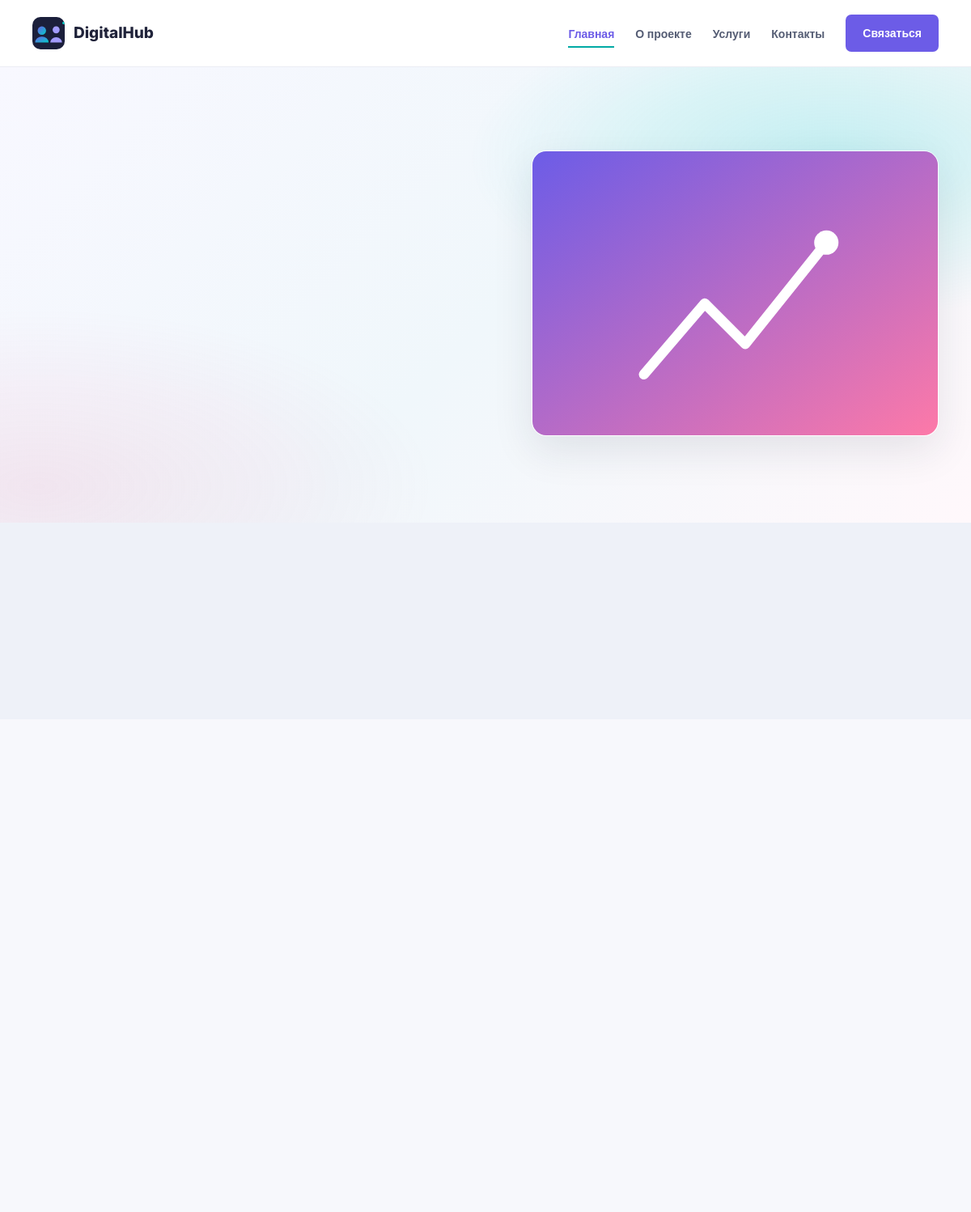
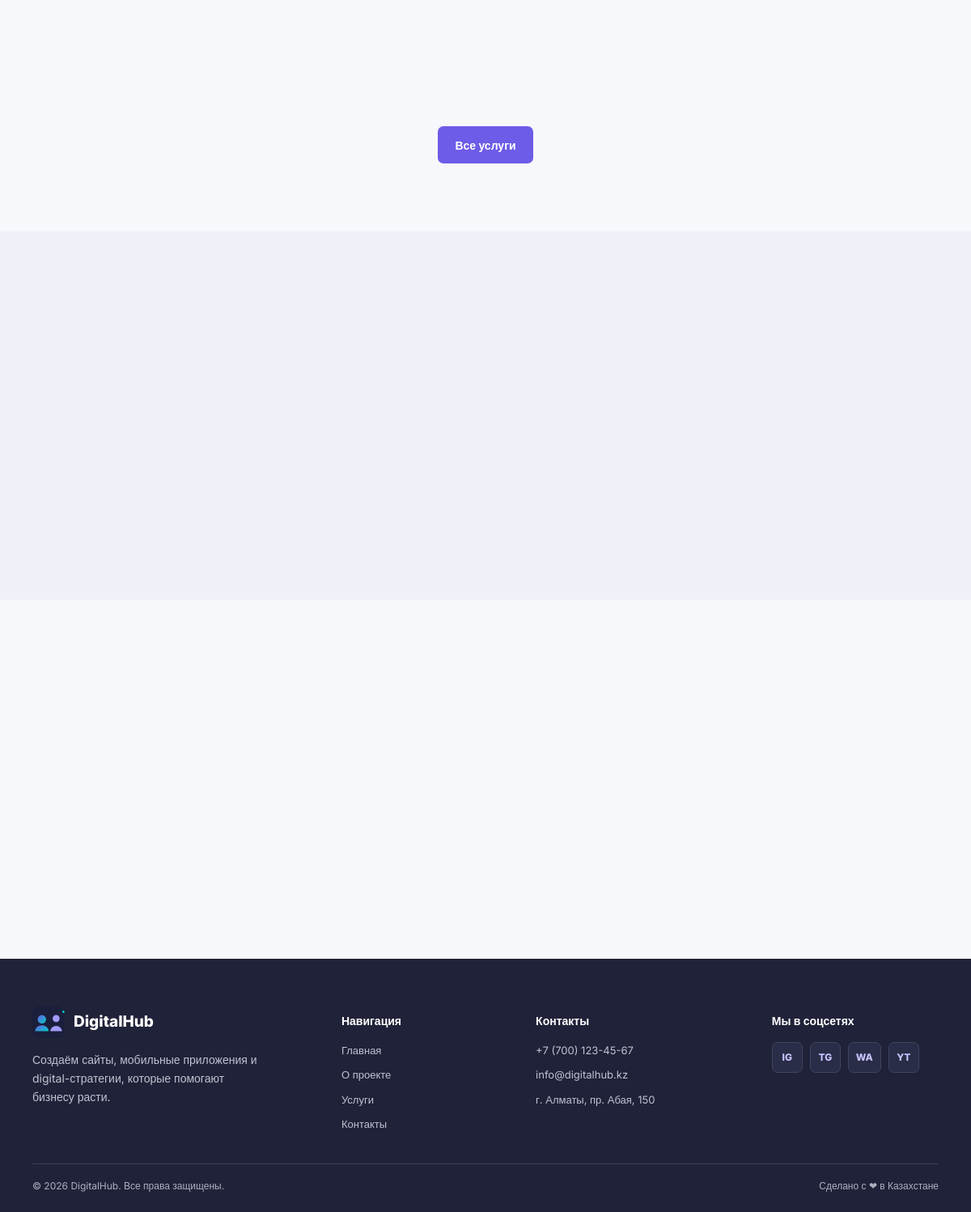
The page / on the database its author committed (2 pictures, top to bottom).
### config/models.py (models this page shows, shortened)
class CompanyInfo(models.Model):
	name = models.CharField('Название компании', max_length=200)
	description = models.TextField('Описание')
	logo = models.ImageField('Логотип', upload_to='logos/')
	phone = models.CharField('Номер телефона', max_length=50)
	email = models.EmailField('Email')
	address = models.CharField('Адрес', max_length=255)
	socials = models.TextField(
		'Ссылки на соцсети',
		blank=True,
		help_text='Каждая соцсеть с новой строки в формате: IG|https://instagram.com',
	)
	class Meta:
		verbose_name = 'Информация о компании'
		verbose_name_plural = 'Информация о компании'
	@property
	def phone_link(self):
		return ''.join(character for character in self.phone if character.isdigit() or character == '+')
	@property
	def socials_list(self):
		result = []
		for line in self.socials.splitlines():
			if '|' in line:
				label, url = line.split('|', 1)
				result.append({'label': label.strip(), 'url': url.strip()})
		return result

### pages/views.py (the view)
# urls.py: 2. Add a URL to urlpatterns:  path('', views.home, name='home')
def home(request):
	return render(request, 'index.html', {'services': Service.objects.all()[:3]})

### config/context_processors.py (called while the page is built)
def company(request):
    return {'company': CompanyInfo.objects.first()}

### templates/index.html (shortened to what this page needs)
{% extends 'base.html' %}
{% load static %}
{% block content %}
<main>
  <section class="hero">
    <div class="container hero__inner">
      <img src="{% static 'img/hero.svg' %}" alt="{{ company.name }}" class="hero__img">
    </div>
  </section>
  <section class="section section--alt">
    <div class="container">
      <div class="stats">
      </div>
    </div>
  </section>
  <section class="section">
    <div class="container">
      <div class="services">
      </div>
      <div class="section__more"><a href="{% url 'services' %}" class="btn btn-primary">Все услуги</a></div>
    </div>
  </section>
  <section class="section section--alt">
    <div class="container">
      <div class="features">
      </div>
    </div>
  </section>
  <section class="section">
    <div class="container">
    </div>
  </section>
</main>
{% endblock %}

### templates/header.html (shortened to what this page needs)
{% load static %}
<header class="header">
  <div class="container header__inner">
    <a href="{% url 'home' %}" class="logo">
      {% if company and company.logo %}<img src="{{ company.logo.url }}" alt="{{ company.name }}">{% endif %}
      <span>{{ company.name }}</span>
    </a>
    <nav class="nav">
      <ul class="nav__list">
        <li><a href="{% url 'home' %}" class="nav__link">Главная</a></li>
        <li><a href="{% url 'about' %}" class="nav__link">О проекте</a></li>
        <li><a href="{% url 'services' %}" class="nav__link">Услуги</a></li>
        <li><a href="{% url 'contacts' %}" class="nav__link">Контакты</a></li>
      </ul>
      <a href="{% url 'contacts' %}" class="btn btn-primary">Связаться</a>
    </nav>
  </div>
</header>

### templates/footer.html
{% load static %}
<footer class="footer">
  <div class="container">
    <div class="footer__grid">
      <div>
        <a href="{% url 'home' %}" class="logo">
          {% if company and company.logo %}<img src="{{ company.logo.url }}" alt="{{ company.name }}">{% endif %}
          <span>{{ company.name }}</span>
        </a>
        <p class="footer__desc">{{ company.description }}</p>
      </div>
      <div>
        <h4 class="footer__title">Навигация</h4>
        <ul class="footer__list">
          <li><a href="{% url 'home' %}">Главная</a></li>
          <li><a href="{% url 'about' %}">О проекте</a></li>
          <li><a href="{% url 'services' %}">Услуги</a></li>
          <li><a href="{% url 'contacts' %}">Контакты</a></li>
        </ul>
      </div>
      <div>
        <h4 class="footer__title">Контакты</h4>
        <ul class="footer__list">
          {% if company %}
          <li><a href="tel:{{ company.phone_link }}">{{ company.phone }}</a></li>
          <li><a href="mailto:{{ company.email }}">{{ company.email }}</a></li>
          <li>{{ company.address }}</li>
          {% endif %}
        </ul>
      </div>
      <div>
        <h4 class="footer__title">Мы в соцсетях</h4>
        <div class="socials">
          {% for s in company.socials_list %}
          <a href="{{ s.url }}" target="_blank" rel="noopener" aria-label="{{ s.label }}">{{ s.label }}</a>
          {% endfor %}
        </div>
      </div>
    </div>
    <div class="footer__bottom">
      <span>© 2026 {{ company.name }}. Все права защищены.</span>
      <span>Сделано с ❤ в Казахстане</span>
    </div>
  </div>
</footer>

### static/css/style.css (style rules this page uses)
:root { color-scheme: light; --ink: #20233a; --muted: #687087; --paper: #f7f8fc; --surface: #ffffff; --line: #e4e7f0; --violet: #6c5ce7; --cyan: #00a9a4; --pink: #e65d91; --shadow: 0 18px 50px rgba(32, 35, 58, 0.1); }
*, *::before, *::after { box-sizing: border-box; }
html { scroll-behavior: smooth; }
body { margin: 0; color: var(--ink); background: var(--paper); font-family: "Inter", sans-serif; font-size: 16px; line-height: 1.65; }
img { display: block; max-width: 100%; }
a { color: inherit; text-decoration: none; }
.container { width: min(1120px, calc(100% - 48px)); margin-inline: auto; }
.header { position: sticky; z-index: 20; top: 0; border-bottom: 1px solid rgba(228, 231, 240, 0.75); background: rgba(255, 255, 255, 0.92); backdrop-filter: blur(16px); transition: box-shadow 180ms ease; }
.header__inner, .logo, .nav, .nav__list, .hero__buttons, .service-card__footer, .section__more { display: flex; align-items: center; }
.header__inner { min-height: 82px; justify-content: space-between; gap: 28px; }
.logo { flex: 0 0 auto; gap: 11px; font-size: 19px; font-weight: 800; }
.logo img { width: 40px; height: 40px; border-radius: 10px; object-fit: cover; }
.nav { gap: 26px; }
.nav__list { gap: 26px; margin: 0; padding: 0; list-style: none; }
.nav__link { position: relative; color: #555d74; font-size: 14px; font-weight: 600; transition: color 160ms ease; }
.nav__link:hover, .nav__link.active { color: var(--violet); }
.nav__link.active::after { position: absolute; right: 0; bottom: -9px; left: 0; height: 2px; background: var(--cyan); content: ""; }
.btn { display: inline-flex; min-height: 46px; align-items: center; justify-content: center; padding: 10px 20px; border: 1px solid transparent; border-radius: 7px; background: var(--ink); color: white; cursor: pointer; font-size: 14px; font-weight: 700; transition: transform 160ms ease, box-shadow 160ms ease, background 160ms ease; }
.btn-primary { background: var(--violet); }
.hero { overflow: hidden; padding: 88px 0 92px; background: radial-gradient(ellipse at 86% 20%, rgba(0, 206, 201, 0.2), transparent 31%), radial-gradient(ellipse at 4% 92%, rgba(230, 93, 145, 0.12), transparent 30%), linear-gradient(135deg, #f8f8ff 0%, #f0f7fb 52%, #fff8fb 100%); }
.hero__inner { display: grid; grid-template-columns: 1.05fr 0.95fr; align-items: center; gap: 60px; }
.hero__img { width: 100%; border: 1px solid rgba(255, 255, 255, 0.85); border-radius: 18px; box-shadow: var(--shadow); }
.section { padding: 84px 0; }
.section--alt { background: #eef1f8; }
.stats { display: grid; grid-template-columns: repeat(4, 1fr); gap: 22px; text-align: center; }
.services { display: grid; grid-template-columns: repeat(3, minmax(0, 1fr)); align-items: stretch; gap: 22px; }
.section__more { justify-content: center; margin-top: 30px; }
.features { display: grid; grid-template-columns: repeat(3, minmax(0, 1fr)); gap: 22px; }
.socials { display: flex; flex-wrap: wrap; gap: 9px; }
.socials a { display: inline-grid; min-width: 38px; height: 38px; padding: 0 9px; place-items: center; border: 1px solid var(--line); border-radius: 7px; background: white; color: var(--violet); font-size: 12px; font-weight: 800; }
.footer { padding: 58px 0 22px; background: #202239; color: #fff; }
.footer__grid { display: grid; grid-template-columns: 1.35fr 0.8fr 1fr 0.8fr; gap: 34px; padding-bottom: 37px; }
.footer .logo { margin-bottom: 15px; }
.footer__desc { max-width: 290px; margin: 0; color: #c0c3d2; font-size: 14px; }
.footer__title { margin: 7px 0 15px; font-size: 14px; }
.footer__list { display: grid; gap: 9px; margin: 0; padding: 0; color: #c0c3d2; font-size: 13px; list-style: none; }
.footer .socials a { border-color: #41445e; background: #2a2d47; color: #c8c3ff; }
.footer__bottom { display: flex; justify-content: space-between; gap: 18px; padding-top: 17px; border-top: 1px solid #3c3e55; color: #aeb1c1; font-size: 12px; }

### rows shown on the page
CompanyInfo: logo (picture), name "DigitalHub", description "Создаём сайты, мобильные приложения и digital-стратегии, которые помогают бизнесу расти.", phone "+7 (700) 123-45-67", email "info@digitalhub.kz", address "г. Алматы, пр. Абая, 150"

### other values the page prints
{{ s.label }} "IG" "TG" "WA" "YT"
